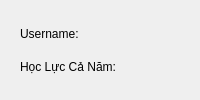
        <widget class="QWidget" name="widget_3" native="true">
         <property name="styleSheet">
          <string notr="true">#widget_3 {
    border: 2px solid #1B5E20;
    border-radius: 12px;
    background-color: rgba(165, 214, 167, 150);
}</string>
         </property>
         <layout class="QHBoxLayout" name="horizontalLayout">
          <item>
           <widget class="QWidget" name="widget_4" native="true">
            <property name="styleSheet">
             <string notr="true">#widget_5 {
	color: #000000;
    border: 2px solid #1B5E20;
    border-radius: 12px;
    background-color: rgba(165, 214, 167, 150);
}</string>
            </property>
            <layout class="QVBoxLayout" name="verticalLayout_2">
             <item>
              <widget class="QLabel" name="username">
               <property name="styleSheet">
                <string notr="true"/>
               </property>
               <property name="text">
                <string>Username:</string>
               </property>
              </widget>
             </item>
             <item>
              <widget class="QLabel" name="hoc_luc_allyear">
               <property name="styleSheet">
                <string notr="true"/>
               </property>
               <property name="text">
                <string>Học Lực Cả Năm:</string>
               </property>
              </widget>
             </item>
            </layout>
           </widget>
          </item>
         </layout>
        </widget>
